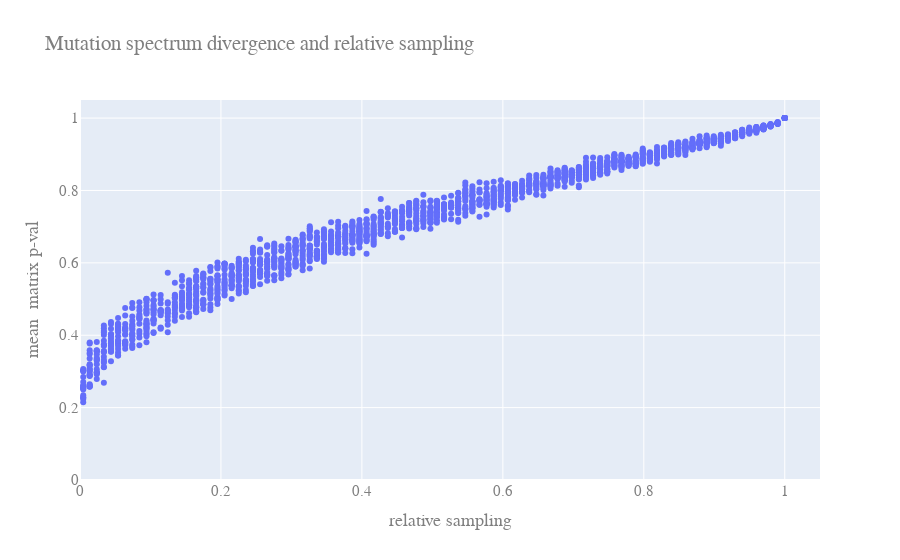

The notebook cell this image was saved under:
### Code cell
from _plotly_future_ import v4_subplots
import plotly.graph_objs as go
from plotly.offline import download_plotlyjs, init_notebook_mode, plot, iplot
from plotly.graph_objs import *

from ipywidgets import interact, interactive, fixed, interact_manual
import ipywidgets as widgets
init_notebook_mode(connected=True)


####
####
fig= [go.Scatter(
    x= [pop_proportions[x] for x in batch_dict[i]],
    y= [grid_mean[x] for x in batch_dict[i]],
        error_y=dict(
            type='data', 
            array=grid_std,
            visible=False),
    name= str(i),
    mode= 'markers'
)  for i in list(batch_dict.keys())]

layout= go.Layout(
    title= 'Mutation spectrum divergence and relative sampling',
    xaxis= dict(
        title= 'relative sampling',
        range= [0,1.05]
    ),
    yaxis= dict(
        title= 'mean  matrix p-val',
        range= [0,1.05]
    ),
    font=dict(
        family="Courier New, monospace",
        size=15,
        color="#7f7f7f"
    )
)

figure= go.Figure(data= fig,layout= layout)

iplot(figure)

### Figure 1 — Plotly figure (JSON) as saved in the notebook; plotly's stock layout.template omitted (floating-point values rounded to 4 significant figures; data arrays with more than 128 entries replaced by an {"elided": "..."} marker saying what was removed)
{"data": [{"error_y": {"array": {"elided": "2000 float values"}, "type": "data", "visible": false}, "mode": "markers", "name": "Harris", "type": "scatter", "x": {"elided": "2000 float values"}, "y": {"elided": "2000 float values"}}], "layout": {"font": {"color": "#7f7f7f", "family": "Courier New, monospace", "size": 15}, "title": {"text": "Mutation spectrum divergence and relative sampling"}, "xaxis": {"range": [0, 1.05], "title": {"text": "relative sampling"}}, "yaxis": {"range": [0, 1.05], "title": {"text": "mean  matrix p-val"}}}}
